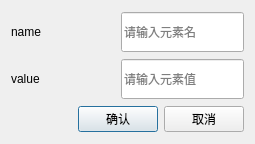
<?xml version="1.0" encoding="UTF-8"?>
<ui version="4.0">
 <class>AddElemWidgetClass</class>
 <widget class="QDialog" name="AddElemWidgetClass">
  <property name="geometry">
   <rect>
    <x>0</x>
    <y>0</y>
    <width>255</width>
    <height>144</height>
   </rect>
  </property>
  <property name="windowTitle">
   <string>AddElemWidget</string>
  </property>
  <layout class="QGridLayout" name="gridLayout">
   <item row="0" column="0" colspan="2">
    <widget class="QLabel" name="label_name">
     <property name="text">
      <string>name</string>
     </property>
    </widget>
   </item>
   <item row="0" column="2" colspan="2">
    <widget class="QLineEdit" name="lineEdit_name">
     <property name="minimumSize">
      <size>
       <width>0</width>
       <height>40</height>
      </size>
     </property>
     <property name="maximumSize">
      <size>
       <width>16777215</width>
       <height>40</height>
      </size>
     </property>
     <property name="placeholderText">
      <string>请输入元素名</string>
     </property>
    </widget>
   </item>
   <item row="1" column="0" colspan="2">
    <widget class="QLabel" name="label_val">
     <property name="text">
      <string>value</string>
     </property>
    </widget>
   </item>
   <item row="1" column="2" colspan="2">
    <widget class="QLineEdit" name="lineEdit_val">
     <property name="minimumSize">
      <size>
       <width>0</width>
       <height>40</height>
      </size>
     </property>
     <property name="maximumSize">
      <size>
       <width>16777215</width>
       <height>40</height>
      </size>
     </property>
     <property name="placeholderText">
      <string>请输入元素值</string>
     </property>
    </widget>
   </item>
   <item row="2" column="0">
    <spacer name="horizontalSpacer">
     <property name="orientation">
      <enum>Qt::Horizontal</enum>
     </property>
     <property name="sizeHint" stdset="0">
      <size>
       <width>30</width>
       <height>20</height>
      </size>
     </property>
    </spacer>
   </item>
   <item row="2" column="1" colspan="2">
    <widget class="QPushButton" name="btn_ok">
     <property name="text">
      <string>确认</string>
     </property>
    </widget>
   </item>
   <item row="2" column="3">
    <widget class="QPushButton" name="btn_cancel">
     <property name="text">
      <string>取消</string>
     </property>
    </widget>
   </item>
  </layout>
 </widget>
 <layoutdefault spacing="6" margin="11"/>
 <resources/>
 <connections/>
</ui>
